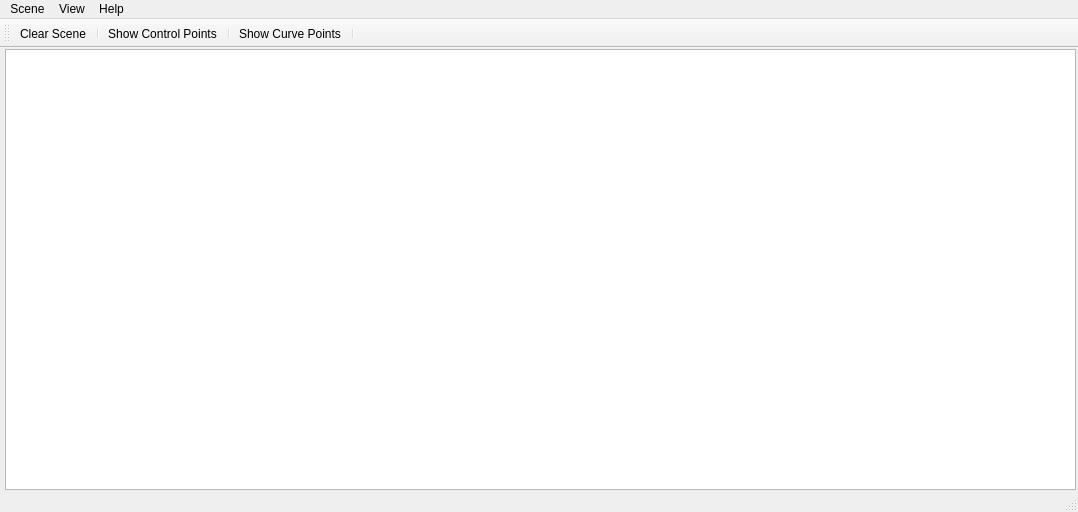
<?xml version="1.0" encoding="UTF-8"?>
<ui version="4.0">
 <class>MainWindow</class>
 <widget class="QMainWindow" name="MainWindow">
  <property name="geometry">
   <rect>
    <x>0</x>
    <y>0</y>
    <width>1078</width>
    <height>512</height>
   </rect>
  </property>
  <property name="windowTitle">
   <string>Curve Editor</string>
  </property>
  <property name="windowIcon">
   <iconset resource="Resource.qrc">
    <normaloff>:/images/images/icon.png</normaloff>:/images/images/icon.png</iconset>
  </property>
  <widget class="QWidget" name="centralWidget">
   <property name="styleSheet">
    <string notr="true"/>
   </property>
   <widget class="QGraphicsView" name="graphicsView">
    <property name="geometry">
     <rect>
      <x>5</x>
      <y>1</y>
      <width>1071</width>
      <height>441</height>
     </rect>
    </property>
    <property name="styleSheet">
     <string notr="true"/>
    </property>
   </widget>
  </widget>
  <widget class="QMenuBar" name="menuBar">
   <property name="geometry">
    <rect>
     <x>0</x>
     <y>0</y>
     <width>1078</width>
     <height>21</height>
    </rect>
   </property>
   <widget class="QMenu" name="menuScene">
    <property name="title">
     <string>Scene</string>
    </property>
    <addaction name="actionClear_Scene"/>
   </widget>
   <widget class="QMenu" name="menuView">
    <property name="title">
     <string>View</string>
    </property>
    <addaction name="actionTool_Bar"/>
    <addaction name="actionStatus_bar"/>
   </widget>
   <widget class="QMenu" name="menuHelp">
    <property name="title">
     <string>Help</string>
    </property>
    <addaction name="actionAbout"/>
   </widget>
   <addaction name="menuScene"/>
   <addaction name="menuView"/>
   <addaction name="menuHelp"/>
  </widget>
  <widget class="QStatusBar" name="statusBar"/>
  <widget class="QToolBar" name="toolBar">
   <property name="windowTitle">
    <string>toolBar</string>
   </property>
   <attribute name="toolBarArea">
    <enum>TopToolBarArea</enum>
   </attribute>
   <attribute name="toolBarBreak">
    <bool>false</bool>
   </attribute>
   <addaction name="actionClear_Scene"/>
   <addaction name="separator"/>
   <addaction name="actionShow_Control_Points"/>
   <addaction name="separator"/>
   <addaction name="actionShow_Curve_Points"/>
   <addaction name="separator"/>
  </widget>
  <action name="actionClear_Scene">
   <property name="text">
    <string>Clear Scene</string>
   </property>
  </action>
  <action name="actionTool_Bar">
   <property name="checkable">
    <bool>true</bool>
   </property>
   <property name="checked">
    <bool>true</bool>
   </property>
   <property name="text">
    <string>Tool Bar</string>
   </property>
  </action>
  <action name="actionStatus_bar">
   <property name="checkable">
    <bool>true</bool>
   </property>
   <property name="checked">
    <bool>true</bool>
   </property>
   <property name="text">
    <string>Status bar</string>
   </property>
  </action>
  <action name="actionAbout">
   <property name="text">
    <string>About Curve Editor...</string>
   </property>
  </action>
  <action name="actionShow_Control_Points">
   <property name="checkable">
    <bool>true</bool>
   </property>
   <property name="checked">
    <bool>false</bool>
   </property>
   <property name="text">
    <string>Show Control Points</string>
   </property>
  </action>
  <action name="actionShow_Curve_Points">
   <property name="checkable">
    <bool>true</bool>
   </property>
   <property name="text">
    <string>Show Curve Points</string>
   </property>
   <property name="toolTip">
    <string>Show Curve Points</string>
   </property>
   <property name="shortcut">
    <string>Alt+U</string>
   </property>
  </action>
 </widget>
 <layoutdefault spacing="6" margin="11"/>
 <resources>
  <include location="Resource.qrc"/>
 </resources>
 <connections/>
</ui>
